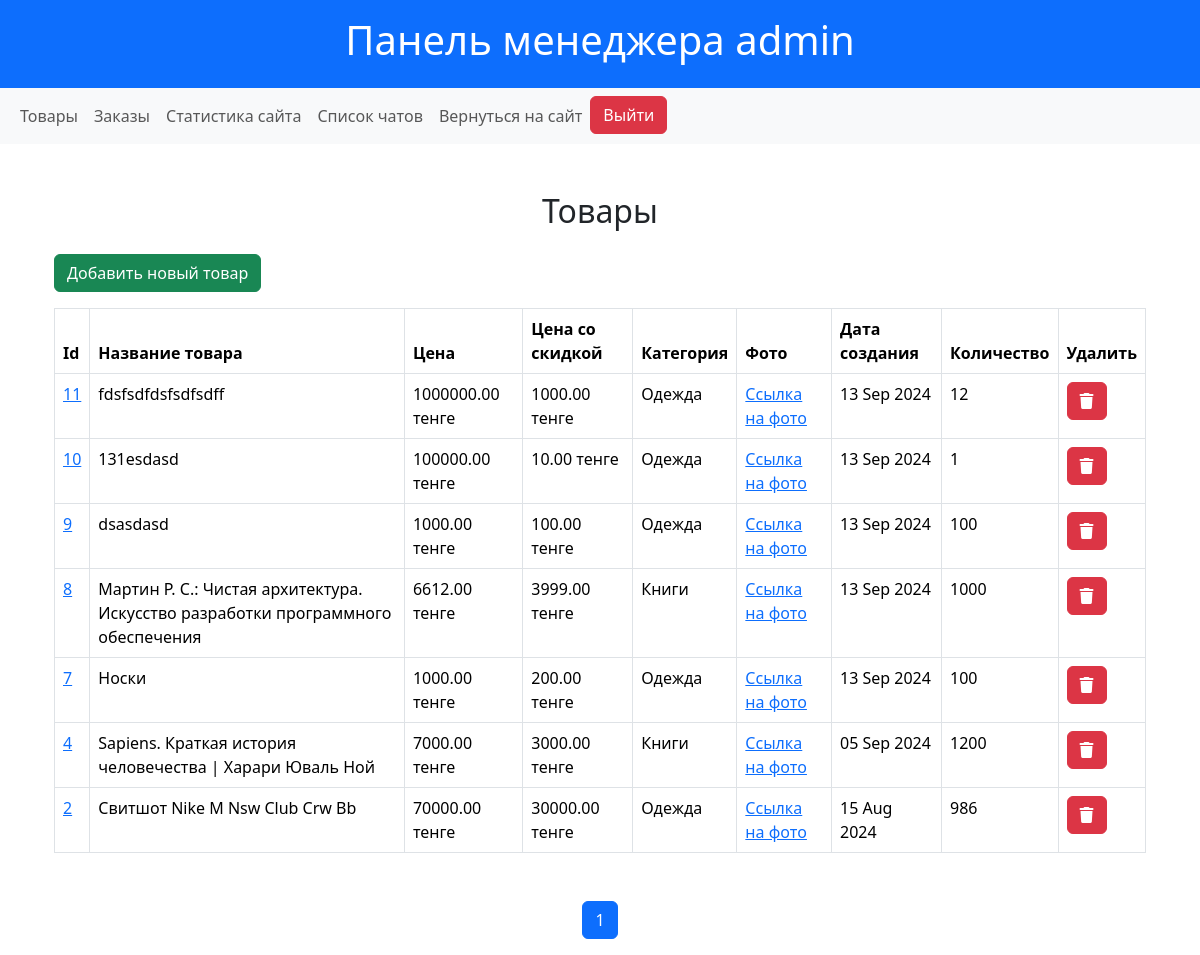
Page /manager/products/ (signed in) on the earlier database version.
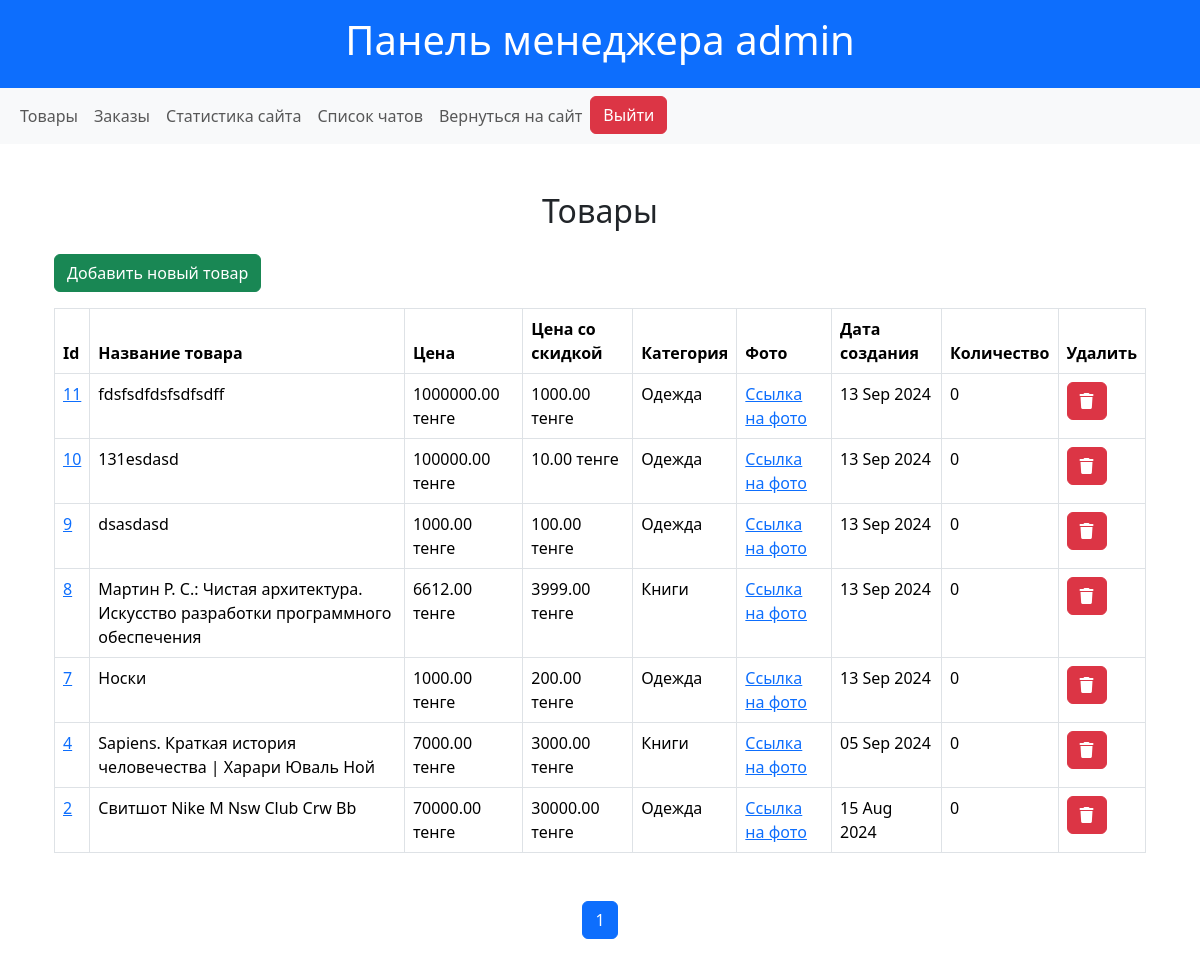
Same page on the later database version.
### shop/models.py (models this page shows, shortened)
class Product(models.Model):
    name = models.CharField(max_length=200)
    slug = models.SlugField(max_length=200, null=True, blank=True)
    description = models.TextField()
    price = models.DecimalField(max_digits=10, decimal_places=2)
    discount_price = models.DecimalField(max_digits=10, decimal_places=2, blank=True, null=True, default=0)
    category = models.ForeignKey(Category, related_name="products", on_delete=models.CASCADE)
    image = models.ImageField(upload_to='media/products/')
    created_at = models.DateTimeField(auto_now_add=True)
    quantity = models.PositiveIntegerField(default=0, blank=True)
    class Meta:
        verbose_name = "Товар"
        verbose_name_plural = "Товары"

class Category(models.Model):
    name = models.CharField(max_length=200)
    slug = models.SlugField(max_length=200, null=True, blank=True)  # Убираем unique и добавляем null=True, blank=True
    parent = models.ForeignKey('self', null=True, blank=True, related_name="children", on_delete=models.CASCADE)
    class Meta:
        verbose_name = "Категория"
        verbose_name_plural = "Категории"
    def __str__(self):
        return self.name

### shop/views.py (the view)
# urls.py: path('manager/products/', ManagerProductsView.as_view(), name='manager_products'),
class ManagerProductsView(ManagerMixin, ListView):
    model = Product
    template_name = 'manager/products.html'
    context_object_name = 'products'
    ordering = ['-created_at']
    paginate_by = 10

### shop/views.py (called while the page is built)
    def test_func(self):
        return self.request.user.groups.filter(name="Менеджеры").exists()

### shop/templates/manager/products.html (shortened to what this page needs)
{% extends "manager/base.html" %}
{% block content %}
<div class="container mt-5">
    <h2 class="text-center mb-4">Товары</h2>
    <a href="{% url 'add_product' %}" class="btn btn-success mb-3">Добавить новый товар</a>
    <table class="table table-bordered table-hover">
        <thead class="thead-light">
            <tr>
                <th scope="col">Id</th>
                <th scope="col">Название товара</th>
                <th scope="col">Цена</th>
                <th scope="col">Цена со скидкой</th>
                <th scope="col">Категория</th>
                <th scope="col">Фото</th>
                <th scope="col">Дата создания</th>
                <th scope="col">Количество</th>
                <th scope="col">Удалить</th>
            </tr>
        </thead>
        <tbody>
            {% for product in products %}
                <tr>
                    <td><a href="{% url 'update_product' product.slug %}">{{ product.pk }}</a></td>
                    <td>{{ product.name }}</td>
                    <td>{{ product.price }} тенге</td>
                    <td>{{ product.discount_price }} тенге</td>
                    <td>{{ product.category }}</td>
                    <td>
                        <a href="{{ product.image.url }}" target="_blank">Ссылка на фото</a>
                    </td>
                    <td>{{ product.created_at|date:"d M Y" }}</td>
                    <td>{{ product.quantity }}</td>
                    <td>
                        <form action="{% url 'delete_product' product.slug %}" method="post">
                            <button type="submit" class="btn btn-danger"><i class="fa-solid fa-trash"></i></button>
                        </form>
                    </td>
                </tr>
            {% endfor %}
        </tbody>
    </table>
    <div class="pagination justify-content-center mt-5">
        <ul class="pagination">
            {% for num in page_obj.paginator.page_range %}
                {% if num > page_obj.number|add:-2 and num < page_obj.number|add:2 %}
                    {% if page_obj.number == num %}
                        <li class="page-item active">
                            <span class="page-link">{{ num }}</span>
                        </li>
                    {% else %}
                        <li class="page-item">
                            <a class="page-link" href="?page={{ num }}">{{ num }}</a>
                        </li>
                    {% endif %}
                {% endif %}
            {% endfor %}
        </ul>
    </div>
</div>
{% endblock %}

Differences in the rows shown:
changed Product "fdsfsdfdsfsdfsdff": quantity "12" → "0"
changed Product "131esdasd": quantity "1" → "0"
changed Product "dsasdasd": quantity "100" → "0"
changed Product "Мартин Р. С.: Чистая архитектура. Искусство разработки программного обеспечения": quantity "1000" → "0"
changed Product "Носки": quantity "100" → "0"
changed Product "Sapiens. Краткая история человечества | Харари Юваль Ной": quantity "1200" → "0"
changed Product "Свитшот Nike M Nsw Club Crw Bb": quantity "986" → "0"
